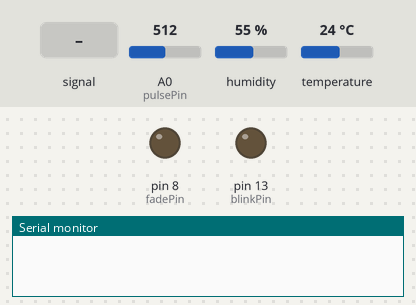
Simulated run of this sketch. Board: Arduino Uno, built with avr-gcc and run on an emulated ATmega328P. Parts: output pins drawn as LEDs (lit = HIGH), the last lines printed to the serial monitor. Dashed ring = blinking. The inputs (shaded band) are chosen by the test bench; at power-on: A0 (pulsePin) = 512, humidity 55 %, temperature 24 °C.

Above: at 1.2 s.
1.3 s: A0 (pulsePin) fed a 200 Hz sine of ±255 counts around its level
At 4.0 s:
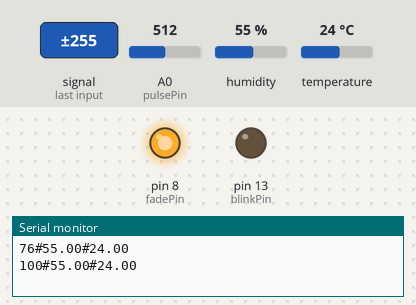
4.3 s: A0 (pulsePin) set to 513
At 7.09 s:
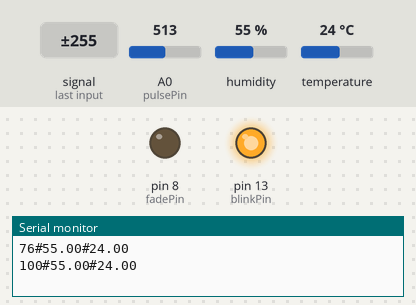
7.3 s: A0 (pulsePin) fed a 2 Hz sine of ±306 counts around its level
At 9.12 s:
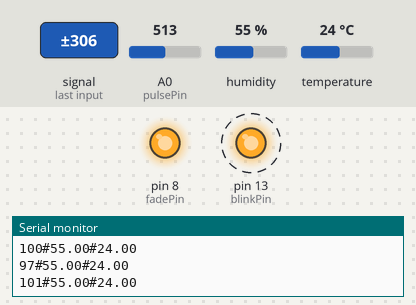
10.3 s: A0 (pulsePin) set to 535
11.8 s: A0 (pulsePin) set to 511
At 13.1 s:
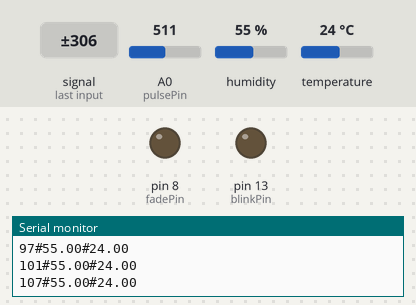
Timing chart, 0 to 14.3 s (numbered marks = the images above; inputs shaded):
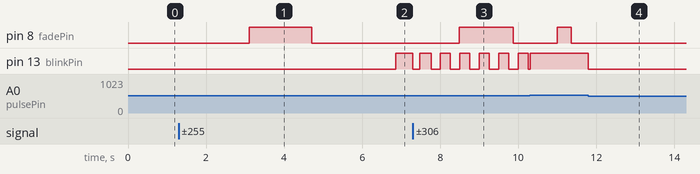

The sketch:

pulse_dht.ino
```cpp
#include <dht.h>
#define dht_apin A2 // Analog Pin sensor is connected to
dht DHT;
String data="";

//  Variables
int pulsePin = 0;
int blinkPin = 13;
int fadePin = 8;
int fadeRate = 0;


volatile int BPM;
volatile int Signal;
volatile int IBI = 600;
volatile boolean Pulse = false;
volatile boolean QS = false;
static boolean serialVisual = true;
volatile int rate[10];
volatile unsigned long sampleCounter = 0;
volatile unsigned long lastBeatTime = 0;
volatile int P = 512;
volatile int T = 512;
volatile int thresh = 525;
volatile int amp = 100;
volatile boolean firstBeat = true;
volatile boolean secondBeat = false;
void setup()
{
  pinMode(blinkPin,OUTPUT);
  pinMode(fadePin,OUTPUT);
  Serial.begin(9600);
  interruptSetup();
}


//  Where the Magic Happens
void loop()
{
   DHT.read11(dht_apin);

   serialOutput();

  if (QS == true) // A Heartbeat Was Found
    {

      fadeRate = 255;
      serialOutputWhenBeatHappens();
      QS = false;
    }

  ledFadeToBeat();
  delay(20);
}

void ledFadeToBeat()
{
   fadeRate -= 15;
   fadeRate = constrain(fadeRate,0,255);
   analogWrite(fadePin,fadeRate);
}

void interruptSetup()
{

  TCCR2A = 0x02;
  TCCR2B = 0x06;
  OCR2A = 0X7C;
  TIMSK2 = 0x02;
  sei();
}

void serialOutput()
{   // Decide How To Output Serial.
 if (serialVisual == true)
  {
     arduinoSerialMonitorVisual('-', Signal);
  }
 else
  {
      sendDataToSerial('S', Signal);
   }
}

void serialOutputWhenBeatHappens()
{
 if (serialVisual == true)
   {
     data=String(BPM)+"#"+String(DHT.humidity)+"#"+String(DHT.temperature);
      Serial.println(data);
      delay(1000);

   }
 else
   {
     sendDataToSerial('B',BPM);
     sendDataToSerial('Q',IBI);
   }
}

void arduinoSerialMonitorVisual(char symbol, int data )
{
  const int sensorMin = 0;
  const int sensorMax = 1024;
  int sensorReading = data;
  int range = map(sensorReading, sensorMin, sensorMax, 0, 11);

}


void sendDataToSerial(char symbol, int data )
{
   Serial.print(symbol);
   Serial.println(data);
}

ISR(TIMER2_COMPA_vect)
{
  cli();
  Signal = analogRead(pulsePin);
  sampleCounter += 2;
  int N = sampleCounter - lastBeatTime;

  if(Signal < thresh && N > (IBI/5)*3)
    {
      if (Signal < T)
      {
        T = Signal;
      }
    }

  if(Signal > thresh && Signal > P)
    {          // thresh condition helps avoid noise
      P = Signal;
    }

  if (N > 250)
  {
    if ( (Signal > thresh) && (Pulse == false) && (N > (IBI/5)*3) )
      {
        Pulse = true;
        digitalWrite(blinkPin,HIGH);
        IBI = sampleCounter - lastBeatTime;
        lastBeatTime = sampleCounter;

        if(secondBeat)
        {
          secondBeat = false;
          for(int i=0; i<=9; i++)
          {
            rate[i] = IBI;
          }
        }

        if(firstBeat)
        {
          firstBeat = false;
          secondBeat = true;
          sei();
          return;
        }

      word runningTotal = 0;

      for(int i=0; i<=8; i++)
        {
          rate[i] = rate[i+1];
          runningTotal += rate[i];
        }

      rate[9] = IBI;
      runningTotal += rate[9];
      runningTotal /= 10;
      BPM = 60000/runningTotal;
      QS = true;
    }
  }

  if (Signal < thresh && Pulse == true)
    {
      digitalWrite(blinkPin,LOW);
      Pulse = false;
      amp = P - T;
      thresh = amp/2 + T;
      P = thresh;
      T = thresh;
    }

  if (N > 2500)
    {
      thresh = 512;
      P = 512;
      T = 512;
      lastBeatTime = sampleCounter;
      firstBeat = true;
      secondBeat = false;
    }

  sei();
}
```

Measured:
- the behaviour switches between 512 and 513 on A0 (pulsePin) (found by bisection; images 1 and 2)
- after the input at 1.3 s, pin 8 (fadePin): LOW → HIGH after 1.8 s
- after the input at 4.3 s, pin 8 (fadePin): HIGH → LOW after 0.41 s; pin 13 (blinkPin): LOW → HIGH after 2.6 s
- after the input at 7.3 s, pin 8 (fadePin): LOW → HIGH after 1.2 s, → LOW 1.4 s later; pin 13 (blinkPin): alternates HIGH for 0.25 s and LOW for 0.25 s, starting at once
- after the input at 11.8 s, pin 13 (blinkPin): HIGH → LOW at once
